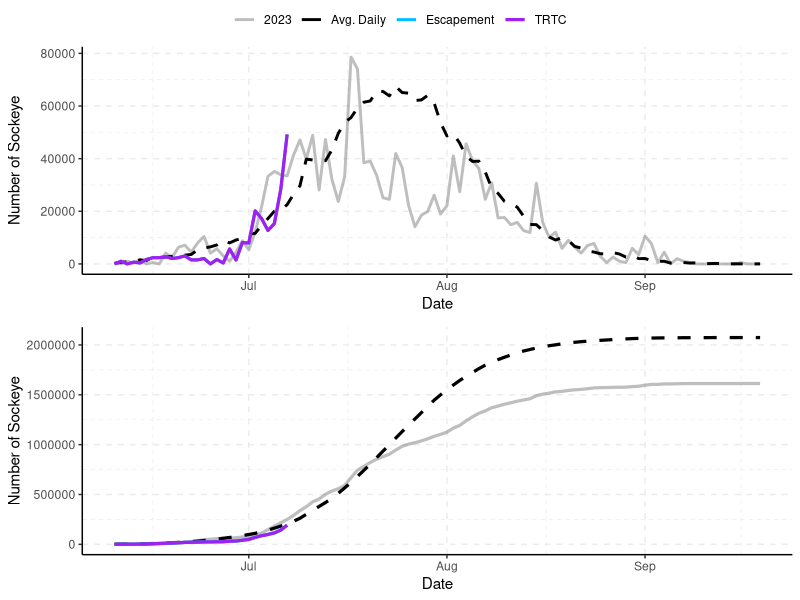
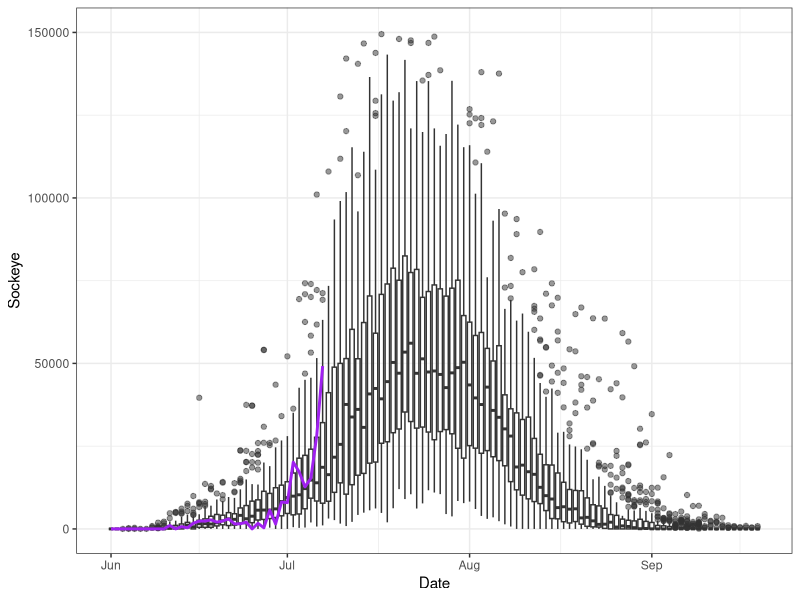
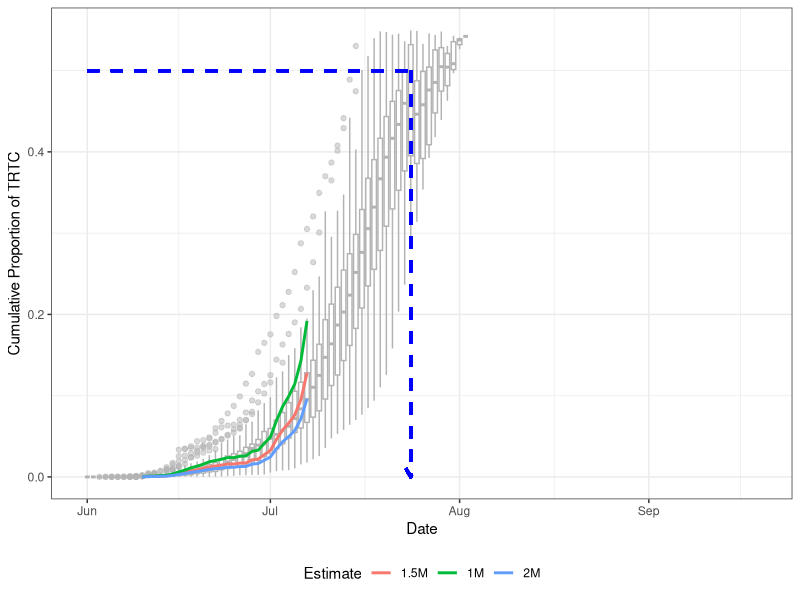
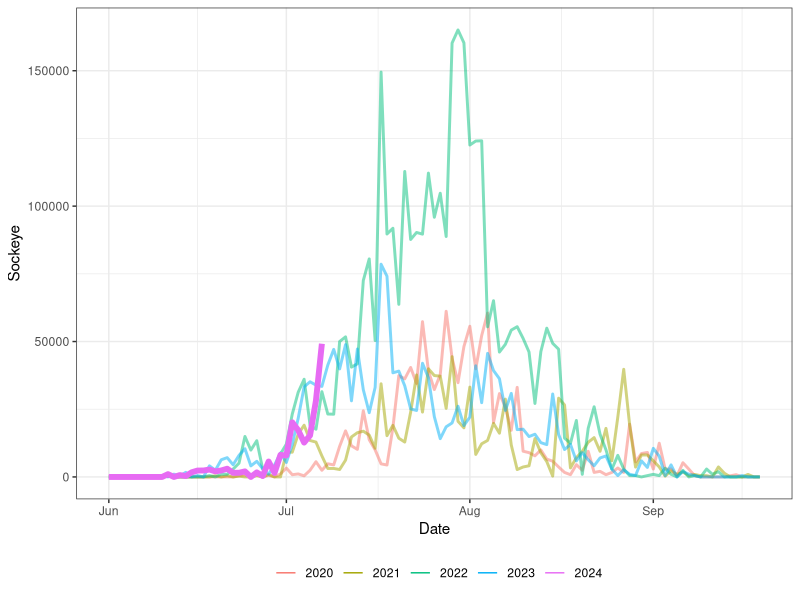
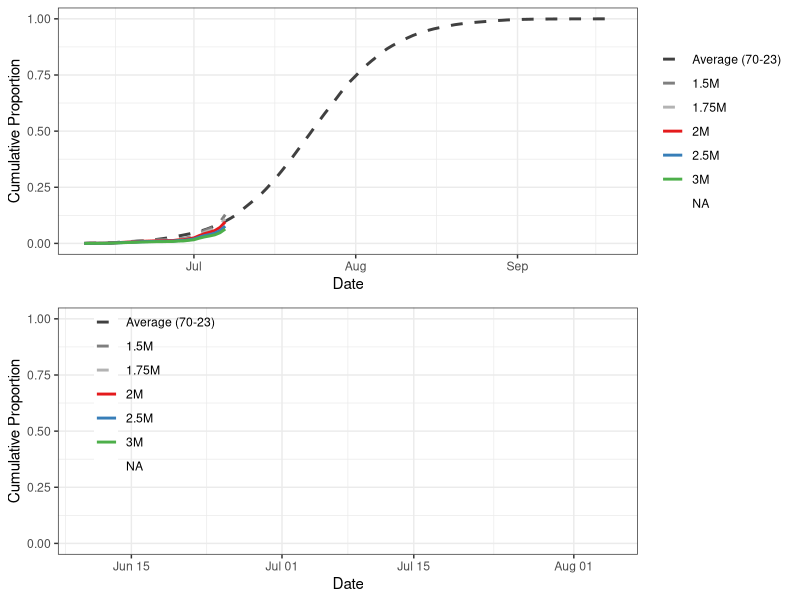
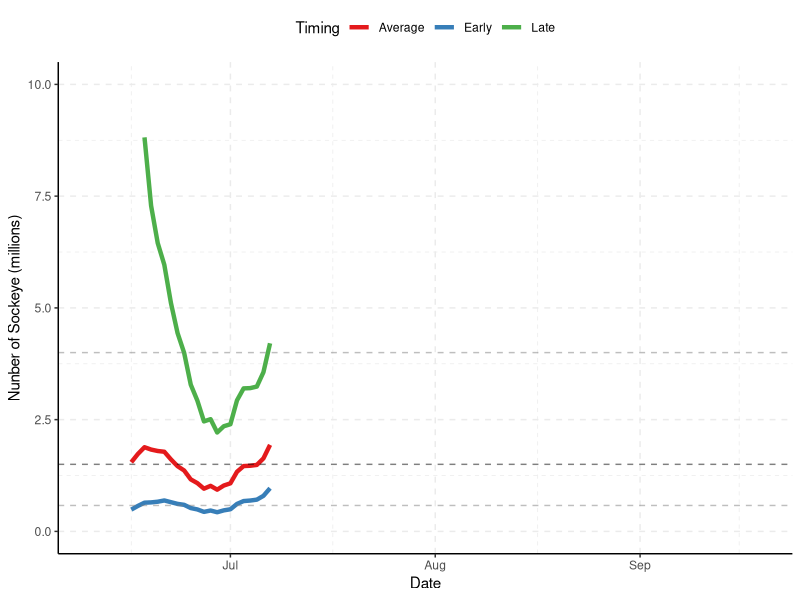
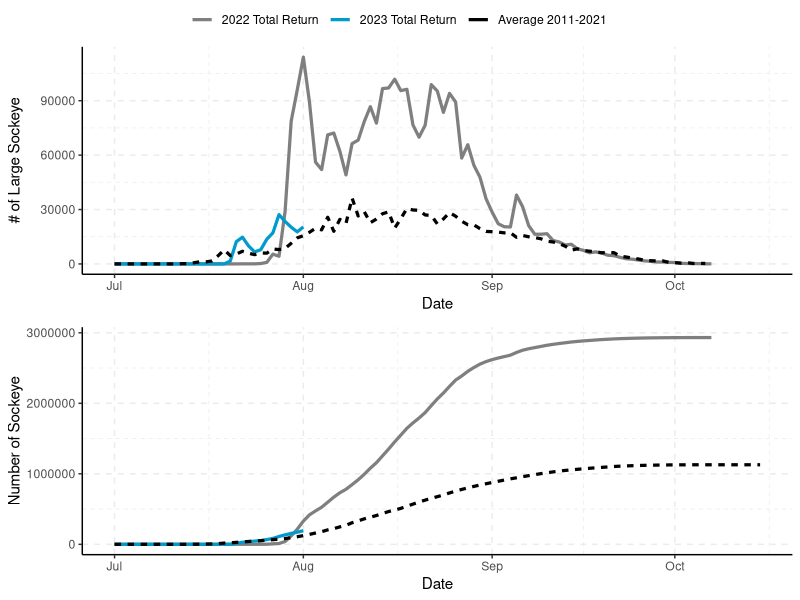
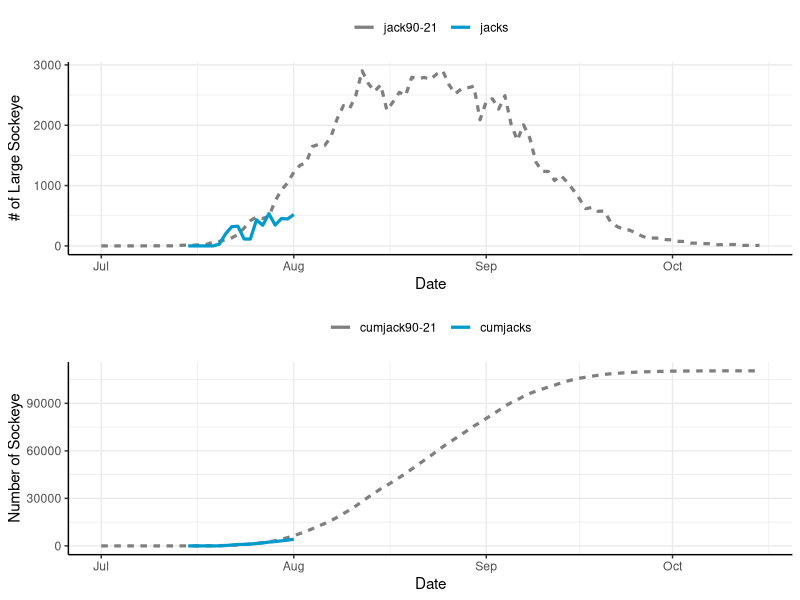

Generate these figures, in order, with R:
## ---- chunk 1
library(tidyverse)
library(data.table)
library(readxl)
library(knitr)
library(ggpubr)
library(kableExtra)

options(scipen=10000)
## ---- chunk 2
data<-read_excel("data/tyee and catch and fence in-season updates 2024.xlsx",sheet="Tyee")
data$Date<-as.Date(data$Date)
## ---- chunk 3
tyee.day<-as.Date("2024-07-07")
tyee.date<-"July 7"
fence.day<-as.Date("2024-07-07")
fence.date<-"July 7"
## ---- chunk 4
i<-match(tyee.day,data$Date)

average<-data$average[i]

e<-data$cumtyee[i]
t<-data$cumtrtc[i]
c<-data$cumcatch[i]

avgper<-round(data$Runtiming[i],3)*100
earlyper<-round(data$Runtiming[i+7],3)*100
lateper<-round(data$Runtiming[i-7],3)*100

#stat2<-data.frame(`Cumulative to Date`=c("Escapement Past Tyee","TRTC (Escapement+Catch)","Catch (preliminary"),`Number of Sockeye`=c(e,t,c))
#kable(stat2,caption=paste0("Cumulative escapement, TRTC, and catch to ",todate,"."))

stat3<-data.frame(`Cumulative to Date`=c("Escapement Past Tyee","TRTC (Escapement+Catch)","Catch (preliminary)"),`Number of Sockeye`=c(e,t,c),
                  `Run Timing`=c("Average","One week early","One week late"),`Percent Through`=c(avgper,earlyper,lateper))

kable(stat3,caption=paste0("Cumulative escapement, TRTC, and catch to ",tyee.date,"."))

## ---- chunk 5
escandtrtcdaily<-data%>%select(Date,Escapement=esctyee,TRTC=`dailytrtc`,`Avg. Daily`=`average70-23`,"2023"=esc23)%>%
  pivot_longer(2:5,values_to="Number of Sockeye",names_to="Type")%>%
  mutate(lt=case_when(Type=="Escapement"|Type=="TRTC"~"2024",
                      Type=="Avg. Daily"~"Average",
                      Type=="2023"~"2023"))

t1<-ggplot(escandtrtcdaily,aes(x=Date,y=`Number of Sockeye`,color=Type,linetype=lt,size=Type,alpha=Type))+
  geom_line()+
  scale_size_manual(values=c(1,1,1,1.1))+
  scale_alpha_manual(values=c(.5,1,1,1))+
  scale_color_manual(values=c("grey50","black","deepskyblue1","purple"))+
  scale_linetype_manual(values=c("solid","solid","dashed"))+
  theme_classic()+
  grids(linetype = "dashed")+
  theme(legend.title = element_blank(),legend.position = "top")+
  guides(linetype="none")


escandtrtccum<-data%>%select(Date,Escapement=cumtyee,TRTC=cumtrtc,`Avg. Cumulative`=`cum70-23`,"2023"=cum23)%>%
  pivot_longer(2:5,values_to="Number of Sockeye",names_to="Type")%>%
  mutate(lt=case_when(Type=="Escapement"|Type=="TRTC"~"2024",
                      Type=="Avg. Cumulative"~"Average",
                      Type=="2023"~"2023"))

t2<-ggplot(escandtrtccum,aes(x=Date,y=`Number of Sockeye`,color=Type,linetype=lt,alpha=Type))+
  geom_line(linewidth=1.1)+
  scale_linetype_manual(values=c("solid","solid","dashed"))+
  scale_size_manual(values=c(1,1,1,1.1))+
  scale_alpha_manual(values=c(.5,1,1,1))+
  scale_color_manual(values=c("grey50","black","deepskyblue1","purple"))+
  theme_classic()+
  grids(linetype = "dashed")+
  theme(legend.title = element_blank(),legend.position = "top")+
  guides(linetype="none")
## ---- chunk 6
#| label: fig-plot
#| echo: false
#| results: asis
#| message: false
#| warning: false
#| fig-cap: "Daily (top) and cumulative (bottom) estimated escapement and TRTC (escapement + adjusted catch) at the Tyee test fishery versus the 1985-2023 average."
#| fig-height: 8

ggarrange(t1,t2,align="v",ncol=1,common.legend = TRUE)

## ---- chunk 7
#| label: fig-daily-boxplot
#| echo: false
#| message: false
#| warning: false
#| fig-cap: "Daily run through Tyee (uncorrected) from 1970-2023. 2024 run is shown in purple."
#| fig-height: 5

daily<-read_excel("data/tyee and catch and fence in-season updates 2024.xlsx",sheet="tyee daily")

gg.daily<-daily%>%
  pivot_longer("1970":"2024",names_to="Year",values_to="Sockeye")%>%
  mutate(Year=as.numeric(Year))

ggplot(gg.daily,aes(x=Date,y=Sockeye,group=Date))+
  geom_boxplot(fill="white",alpha=.5)+
      geom_line(data=gg.daily%>%filter(Year==2024),aes(x=Date,y=Sockeye,group=1),color="purple",linewidth=1)+
  ylim(0,150000)+
  theme_bw()
## ---- chunk 8
#| label: fig-daily-cumulative-boxplot
#| echo: false
#| message: false
#| warning: false
#| fig-cap: "Daily cumulative proportion of the sockeye run through Tyee (uncorrected) from 1970-2023. The 2024 run estimates are shown by the coloured lines. Each line represents the proportion through based on a final season estimate shown in the legend. For example, the red line is based on a final TRTC of 1.5M, with the line showing the cumulative number of sockeye through on each date / 1.5M. Until we have the true final TRTC, we will not be able to calculate the true cumulative proportion. This is done to give an idea of run-timing and whether the pre-season forecast is likely to be close to the in-season estimate. The blue dashed line indicates the long-term average 50% through date."
#| fig-height: 5

dailycum<-read_excel("data/tyee and catch and fence in-season updates 2024.xlsx",sheet="tyee pcum")

gg.daily.pcum<-dailycum%>%select("Date":"2023")%>%
  pivot_longer("1970":"2023",names_to="Year",values_to="Sockeye")%>%
  mutate(Year=as.numeric(Year))

data2<-data.frame(date=data$Date,cumtrtc=data$cumtyee)%>%
  mutate(`1M`=cumtrtc/1000000,
         `1.5M`=cumtrtc/1500000,
         `2M`=cumtrtc/2000000)%>%
  pivot_longer(`1M`:`2M`,names_to="estimate",values_to="p")%>%
  select(-cumtrtc)


ggplot(gg.daily.pcum,aes(x=Date,y=Sockeye,group=Date))+
  geom_boxplot(fill="white",color="grey70",alpha=.5)+
    geom_line(data=data2,aes(x=as.POSIXct(date),y=p,color=estimate,group=estimate),linewidth=1,linewidth=1)+
    geom_segment(aes(x=as.POSIXct("2024-06-01"),y=.5,xend=as.POSIXct("2024-07-24"),yend=.5),color="blue",linewidth=1,linetype="dashed")+
  geom_segment(aes(x=as.POSIXct("2024-07-24"),y=.5,xend=as.POSIXct("2024-07-24"),yend=0),color="blue",arrow = arrow(length=unit(.25, 'cm')),linewidth=1,linetype="dashed")+
  #ylim(0,150000)+
    theme_bw()+
  ylim(0,.55)+
  labs(color="Estimate",y="Cumulative Proportion of TRTC")+
  theme(legend.position = "bottom")

## ---- chunk 9
#| label: fig-tyee2
#| echo: false
#| warning: false
#| message: false
#| fig-cap: "Daily run through Tyee (uncorrected) since 2020. 2024 run is shown in purple."
#| fig-height: 5

gg.daily2<-gg.daily%>%filter(Year>=2020)%>%
  mutate(per=ifelse(Year==2024,"current","past"))

ggplot(gg.daily2,aes(x=Date,y=Sockeye,color=factor(Year),linewidth=per,alpha=per))+
  geom_line()+
  scale_linewidth_manual(values=c(2,1))+
  scale_alpha_manual(values=c(1,.5))+
  theme_bw()+
  guides(alpha="none",linewidth="none")+
  labs(color="")+
  theme(legend.position = "bottom")


## ---- chunk 10
#| label: fig-cumu
#| include: false
#| echo: false
#| message: false
#| warning: false
#| fig-cap: "Cumulative estimated daily proportion of TRTC based on 1985-2021 average."
#| fig-height: 8

i<-match(tyee.day,data$Date)

early<-data$early[i]
average<-data$average[i]
late<-data$late[i]

names(data)

pcum<-data%>%select(Date,cumtrtc,"Average (70-23)"=`pcum70-23`)%>%
  mutate(`1.5M`=cumtrtc/1500000,
         `1.75M`=cumtrtc/1750000,
         `2M`=cumtrtc/2000000,
         `2.5M`=cumtrtc/2500000,
         `3M`=cumtrtc/3000000,
         "Early (70-23)"=lead(`Average (70-23)`,7),
         "Late (70-23)"=lag(`Average (70-23)`,7))%>%
  select(-cumtrtc)%>%
  pivot_longer(2:9,names_to="Type",values_to="cp")%>%
  mutate(Type=factor(Type,levels=c("Early (85-21)","Average (70-23)", "Late (85-21)"
                                   ,"1.5M","1.75M","2M","2.5M","3M")))

cols<-RColorBrewer::brewer.pal(5, "Set1")

g1<-ggplot(pcum,aes(x=Date,y=cp,color=Type,linetype=Type))+
  geom_line(size=1)+
  scale_colour_manual(values=c("grey25","grey50","grey70",cols))+
  scale_linetype_manual(values=c("dashed","dashed","dashed","solid","solid","solid","solid","solid"))+
  theme_bw()+
  labs(y="Cumulative Proportion")+
  theme(legend.title=element_blank(),legend.background = element_blank())

g2<-ggplot(pcum,aes(x=Date,y=cp,color=Type,linetype=Type))+
  geom_line(size=1)+
  scale_colour_manual(values=c("grey25","grey50","grey70",cols))+
  scale_linetype_manual(values=c("dashed","dashed","dashed","solid","solid","solid","solid","solid"))+
  theme_bw()+
  labs(y="Cumulative Proportion")+
  theme(legend.title=element_blank(),legend.position=c(.17,.65),legend.background = element_blank())+
  ylim(0,1)+
  xlim(as.Date("2023-06-10"),as.Date("2023-08-05"))

ggarrange(g1,g2,align="v",ncol=1)

## ---- chunk 11
#| label: fig-table
#| echo: false
#| results: asis

i<-match(tyee.day,data$Date)

early<-round(data$early[i],0)
average<-round(data$average[i],0)
late<-round(data$late[i],0)

stat1<-data.frame(`Run-Timing`=c("Early","Average","Late"),`Forecasted Final Run Size`=c(early,average,late))

kable(stat1,caption="Forecasted sockeye final TRTC based on 1 week early, average and 1 week late run-timing.")

## ---- chunk 12
#| label: fig-fore
#| echo: false
#| warning: false
#| fig-cap: "Forecasted final TRTC of Skeena sockeye based on the simple scalar run-timing model. The dashed horizontal lines show the median p50 value of the pre-season forecast (black), and the 90% confidence intervals (grey)."
#| fig-height: 4

tyeemodel<-data%>%select(Date,Early=early,Average=average,Late=late)%>%
  pivot_longer(2:4,values_to="Number of Sockeye",names_to="Timing")

ggplot(tyeemodel,aes(x=Date,y=`Number of Sockeye`/10^6,color=Timing))+
  geom_line(size=1.5)+
  labs(y="Nunber of Sockeye (millions)")+
  scale_color_brewer(palette="Set1")+
  theme_classic()+
  ylim(0,10)+
  geom_hline(yintercept=.580,linetype="dashed",alpha=.5,color="grey50")+
  geom_hline(yintercept=1.5,linetype="dashed",alpha=.5,color="black")+
  geom_hline(yintercept=4,linetype="dashed",alpha=.5,color="grey50")+
  grids(linetype = "dashed")+
  theme(legend.position = "top")
## ---- chunk 13
#| echo: false
#| results: asis
#| include: false

fence<-read_excel("data/tyee and catch and fence in-season updates 2023.xlsx",sheet="Babine")
fence$Date<-as.Date(fence$Date)
## ---- chunk 14
#| label: fig-table2
#| echo: false
#| results: asis
#| include: false

i<-match(fence.day,fence$Date)

totalrun<-fence$cumrun[i]
cumjacks<-fence$cumjacks[i]

stat2<-data.frame(`Babine Fence`=c("Large Sockeye","Jacks"),`Total Run`=c(totalrun,cumjacks))

kable(stat2,caption=paste0("Cumulative large sockeye and jacks to Babine River fence to ",fence.date,".")) %>% kable_styling(latex_options = "HOLD_position")

## ---- chunk 15
#| echo: false
#| warning: false
#| include: false

fencedaily<-fence%>%select(Date,`2023 Total Return`=totalrun,`2022 Total Return`=dailyTR.2022,`Average 2011-2021`=`avg11-21`)%>%
  pivot_longer(2:4,values_to="Number of Sockeye",names_to="Type")%>%
  mutate(lt=case_when(Type=="2022 Total Return"|Type=="2023 Total Return"~"Annual",
                      Type=="Average 2011-2021"~"Average"))

b1<-ggplot(fencedaily,aes(x=Date,y=`Number of Sockeye`,color=Type,linetype=lt))+
  geom_line(size=1.1)+
  scale_color_manual(values=c("grey50","deepskyblue3","black"))+
  theme_classic()+
  grids(linetype = "dashed")+
  theme(legend.title = element_blank(),legend.position = "top")+
  guides(linetype="none")+
  labs(y="# of Large Sockeye")

fencecum<-fence%>%select(Date,`2023 Total Return`=cumrun,`Average 2011-2021`=`cumavg11-21`,`2022 Total Return`=cumTR.2022)%>%
  pivot_longer(2:4,values_to="Number of Sockeye",names_to="Type")%>%
  mutate(lt=case_when(Type=="2022 Total Return"|Type=="2023 Total Return"~"Annual",
                      Type=="Average 2011-2021"~"Average"))

b2<-ggplot(fencecum,aes(x=Date,y=`Number of Sockeye`,color=Type,linetype=lt))+
  geom_line(size=1.1)+
  scale_color_manual(values=c("grey50","deepskyblue3","black"))+
  theme_classic()+
  grids(linetype = "dashed")+
  theme(legend.title = element_blank(),legend.position = "top")+
  guides(linetype="none")

## ---- chunk 16
#| label: fig-babine
#| echo: false
#| warning: false
#| fig-cap: "Top panel: Total run to Babine fence for 2023 compared to 2022 (recent highest year) and the average from 2011-2021. Bottom panel: Cumulative estimated run to the Babine fence for 2023 and the average from 2011-2021."
#| include: false
#| fig-height: 5.5

ggarrange(b1,b2,ncol=1,align="v",common.legend = TRUE)

## ---- chunk 17
#| echo: false
#| warning: false
#| include: false

fencejacks<-fence%>%select(Date,jacks=dailytotaljacks,`jack90-21`)%>%
  pivot_longer(2:3,values_to="Number of Sockeye",names_to="Type")%>%
  mutate(lt=case_when(Type=="jacks"~"Annual",
                      Type=="jack90-21"~"Average"))

j1<-ggplot(fencejacks,aes(x=Date,y=`Number of Sockeye`,color=Type,linetype=lt))+
  geom_line(size=1.1)+
  scale_color_manual(values=c("grey50","deepskyblue3","black"))+
  theme_classic()+grids()+
  theme(legend.title = element_blank(),legend.position = "top")+
  guides(linetype="none")+
  labs(y="# of Large Sockeye")

jackscum<-fence%>%select(Date,cumjacks,`cumjack90-21`)%>%
  pivot_longer(2:3,values_to="Number of Sockeye",names_to="Type")%>%
  mutate(lt=case_when(Type=="cumjacks"~"Annual",
                      Type=="cumjack90-21"~"Average"))

j2<-ggplot(jackscum,aes(x=Date,y=`Number of Sockeye`,color=Type,linetype=lt))+
  geom_line(size=1.1)+
  scale_color_manual(values=c("grey50","deepskyblue3","black"))+
  theme_classic()+grids()+
  theme(legend.title = element_blank(),legend.position = "top")+
  guides(linetype="none")

## ---- chunk 18
#| label: fig-cumu_bab
#| echo: false
#| warning: false
#| fig-cap: "Daily (top) and cumulative (bottom) estimated total run of sockeye jacks in 2023 at the Babine Fence versus the 1990-2021 average."
#| include: false
#| fig-height: 6

ggarrange(j1,j2,align="v",ncol=1)

## ---- chunk 19
#| label: fig-diff
#| echo: false
#| fig-cap: "Estimated difference in sockeye between escapement past Tyee and the Babine Fence based on 3 week migration timing, 10% non-Babine stocks, and in-river FSC and demo catch to date. The solid blue line is the escapement past Tyee, the dotted green line is the expected run at the Babine fence, the solid black line is the actual total run at the fence, and the red line is the difference between the black line and green line (fence run - expected run)."
#| include: false
#| fig-height: 6

#Explanation for figure
#This comparison aims to provide a coarse idea on the catchability at Tyee. #The red line in the figure below shows the difference between the escapement #past Tyee and the total run being counted at the Babine Fence, based on some #assumptions. These assumptions include 3 week migration timing, 10% #non-Babine stock composition and a rough estimate of in-river FSC and demo #harvest to date between Tyee and Babine. In 2023 some sockeye were missed #due to the delay from wildfire evacuations, however DFO and LBN staff #indicate that no sockeye were visible below the fence when it was evacuated, #and therefore the number of sockeye missed was probably fairly low. #Additional analysis will be required to provide an estimate of the number of #missed sockeye.

pernonbabine<-.1

ty<-data%>%select(Date, Observed.Tyee=cumtyee)
fe<-fence%>%select(Date,Actual.Fence=cumrun)

inrivercatch<-read_excel("data/tyee and catch and fence in-season updates 2023.xlsx",sheet="inriver catch")
inrivercatch$Date<-as.Date(inrivercatch$Date)

ca<-inrivercatch%>%select(Date,inriver.harvest)

comp<-merge(ty,fe,all=TRUE)%>%merge(ca,all=TRUE)%>%
  mutate(Expected.Babine=lag((1-pernonbabine)*Observed.Tyee,21),
         `Difference @ 3 Weeks`=Actual.Fence-Expected.Babine-inriver.harvest)%>%
  select(-inriver.harvest)%>%
  pivot_longer(2:5,names_to="Count",values_to="Fish")

ggplot(comp,aes(x=Date,y=Fish,color=Count,size=Count,linetype=Count))+
  geom_line()+
  theme_classic()+grids()+
  scale_colour_manual(values=c("black","red","seagreen4","blue"))+
  scale_linetype_manual(values=c("solid","solid","dashed","solid"))+
  scale_size_manual(values=c(2,1,1,1.5))+
  theme(legend.position="top")+
  labs(y="Number of Large Sockeye")+
  ylim(-250000,1500000)

## ---- chunk 20
#| echo: false
#| warning: false
#| include: false

hcr<-data.frame(TRTC=c(0,1050000,2000000,4000000,5000000),
                HR=c(0,0,.2,.4,.4))

p1<-ggplot(hcr,aes(x=TRTC/10^6,y=HR))+
  geom_line(size=1.1)+
  geom_vline(xintercept=average/10^6,linetype="dashed",col="#E41A1C")+
  geom_vline(xintercept=late/10^6,linetype="dashed",col="#4DAF4A")+
  geom_vline(xintercept=early/10^6,linetype="dashed",col="#377EB8")+
  theme_bw()+
  ylim(0,1)+
  labs(y="Canadian Harvest Rate",x="Skeena sockeye return to Canada (millions)")

data<-data%>%rowwise()%>%mutate("TAC-average"=case_when(average<1050000~0,
                          average>=1050000&average<2000000~((average-1050000)/(2000000-1050000)*(.2-.0)+0)*average,
                          average>=2000000&average<4000000~((average-2000000)/(4000000-2000000)*(.4-.2)+.2)*average,
                          average>=4000000~.4*average),
                          "TAC-late"=case_when(late<1050000~0,
                          late>=1050000&late<2000000~((late-1050000)/(2000000-1050000)*(.2-.0)+0)*late,
                          late>=2000000&late<4000000~((late-2000000)/(4000000-2000000)*(.4-.2)+.2)*late,
                          late>=4000000~.4*late),
                          "TAC-early"=case_when(early<1050000~0,
                          early>=1050000&early<2000000~((early-1050000)/(2000000-1050000)*(.2-.0)+0)*early,
                          early>=2000000&early<4000000~((early-2000000)/(4000000-2000000)*(.4-.2)+.2)*early,
                          early>=4000000~.4*early))

ggcatch<-data%>%select(Date,`Cumulative Catch 2023`=cumcatch,
                       `TAC-average`,`TAC-early`,`TAC-late`)%>%
  pivot_longer(2:5,names_to="Catch Type",values_to="Catch")%>%
  filter(Date>"2023-07-01"&Date<"2023-08-15")


p2<-ggplot(ggcatch,aes(x=Date,y=Catch,color=`Catch Type`,size=`Catch Type`,linetype=`Catch Type`))+
  geom_line(size=1.1)+
  scale_color_manual(values=c("black","#E41A1C","#377EB8","#4DAF4A"))+
  scale_size_manual(values=c(2,1,1,1))+
  scale_linetype_manual(values=c("solid","dashed","dashed","dashed"))+
  theme_bw()+
  labs(y="Number of Sockeye")+
  theme(legend.position="top")

catch<-data%>%select(Date,Gillnet=gncatch,Seine=sncatch)%>%
  pivot_longer(2:3,names_to="Gear",values_to="Catch")%>%
    filter(Date>"2023-07-01"&Date<"2023-08-15")

p3<-ggplot(catch,aes(x=Date,y=Catch,fill=Gear))+
  geom_col()+
  scale_fill_brewer(palette="Set1")+
  theme_bw()+
  theme(legend.position="top")

cpue<-data%>%select(Date,gncatch,sncatch,gneffort,sneffort)%>%
  mutate(Gillnet=gncatch/gneffort,Seine=sncatch/sneffort)%>%
  select(Date,Gillnet,Seine)%>%
  pivot_longer(2:3,names_to="Gear",values_to="CPUE")%>%
  filter(Date>"2023-07-01"&Date<"2023-08-15")

p4<-ggplot(cpue,aes(x=Date,y=CPUE,color=Gear))+
  geom_line()+geom_point()+
  scale_color_brewer(palette="Set1")+
  theme_bw()+
  theme(legend.position = "top")+
  labs(y="Sockeye CPUE")+
  expand_limits(y=0)

## ---- chunk 21
#| label: kitwanga
#| echo: false
#| warning: false
#| include: false
## ---- chunk 22
#| label: fig-skeena
#| echo: false
#| warning: false
#| fig-cap: "Top panel: The Skeena sockeye harvest control rule based on TRTC. Bottom panel: Cumulative Area 4 gillnet and seine sockeye catch versus daily estimates of TAC based on early (blue), average (red), and late (green) run-timing from the in-season TRTC model."
#| include: false
#| fig-height: 6

ggarrange(p1,p2,ncol=1,align="v")

## ---- chunk 23
#| label: fig-gill
#| echo: false
#| warning: false
#| fig-cap: "Top panel: Area 4 gillnet and seine sockeye catch. Bottom panel: CPUE of gillnet and seine based on daily catch/daily effort. Note that some values are preliminary."
#| include: false
#| fig-height: 6

ggarrange(p3,p4,ncol=1,align="v")
## ---- chunk 24
#| label: fig-demo
#| echo: false
#| warning: false
#| fig-cap: "Catches of sockeye in First Nations Area 4 demo fisheries."
#| include: false
#| fig-height: 4

demo.data<-read_excel("data/tyee and catch and fence in-season updates 2023.xlsx",sheet="demo catches")
demo.data$date<-as.Date(demo.data$date)

demo.totals<-demo.data%>%group_by(Nation=nation)%>%summarise("Total Demo Sockeye Catch"=sum(pieces))

total.demo.catch=sum(demo.totals$`Total Demo Sockeye Catch`)

total.row<-tibble(Nation="Total","Total Demo Sockeye Catch"=total.demo.catch)

demo.table<-rbind(demo.totals,total.row)

kable(demo.table,caption="Total Area 4 First Nations demo catches of sockeye.")%>%
  row_spec(3,hline_after=T) %>% kable_styling(latex_options = "HOLD_position")

ggplot(demo.data,aes(x=date,y=pieces,fill=nation))+
  geom_col()+
  labs(y="Number of Sockeye",x="Date",fill="Nation")+
  theme_bw()+
  xlim(c(as.Date("2023-07-01"),as.Date("2023-09-01")))


## ---- chunk 25
#| label: fig-other
#| echo: false
#| message: false
#| warning: false
#| fig-cap: "Number of other species caught and released (coho, chinook, chum and steelhead), or kept (pinks)."
#| include: false
#| fig-height: 7

othercatch<-read_excel("data/tyee and catch and fence in-season updates 2023.xlsx",sheet="gncatch")

#oc2<-othercatch%>%pivot_longer(4:10,names_to="Species",values_to="Catch")%>%
#  mutate(cpue=Catch/effort)%>%
#  filter(Date>as.Date("2023-07-05")&Date<as.Date("2023-08-10"))%>%
#  mutate(type=ifelse(Species%in%c("Chinook (Released)","Chum (Released)","Steelhead (Released)","Coho (Released)"),"Released","Kept"))%>%
#  mutate(sp=case_when(Species=="Chinook (Released)"~"Chinook",
#                      Species=="Coho (Released)"~"Coho",
#                      Species=="Pink (Kept)"~"Pink Kept",
#                      Species=="Pink (Released)"~"Pink Rel",
#                      Species=="Chum (Released)"~"Chum",
#                      Species=="Steelhead (Released)"~"Steelhead",
#                      Species=="Sockeye (Kept)"~"Sockeye"))

oc2<-othercatch%>%pivot_longer(4:10,names_to="Species",values_to="Catch")%>%
  mutate(cpue=Catch/effort)%>%
  filter(Date>as.Date("2023-07-05")&Date<as.Date("2023-08-10"))%>%
  mutate(type=ifelse(Species%in%c("Chinook (Released)","Chum (Released)","Steelhead (Released)","Coho (Released)"),"Released","Kept"))%>%
  mutate(sp=case_when(Species=="Chinook (Released)"~"Chinook",
                      Species=="Coho (Released)"~"Coho",
                      Species=="Pink (Kept)"~"Pink",
                      Species=="Pink (Released)"~"Pink",
                      Species=="Chum (Released)"~"Chum",
                      Species=="Steelhead (Released)"~"Steelhead",
                      Species=="Sockeye (Kept)"~"Sockeye"),
         dis=case_when(Species=="Chinook (Released)"~"Released",
                      Species=="Coho (Released)"~"Released",
                      Species=="Pink (Kept)"~"Kept",
                      Species=="Pink (Released)"~"Released",
                      Species=="Chum (Released)"~"Released",
                      Species=="Steelhead (Released)"~"Released",
                      Species=="Sockeye (Kept)"~"Kept"))

#ggplot(oc2,aes(x=Date,y=Catch,color=gear))+
#  geom_line()+geom_point()+
#  theme_classic()+
#  grids()+
#  facet_wrap(~Species,ncol=2,scales="free_y")+
#  theme(legend.position="top")+
#  expand_limits(y=0)

ggplot(oc2,aes(x=Date,y=Catch,color=gear))+
  geom_line()+geom_point()+
  theme_bw()+
  grids()+
  #facet_wrap(~Species,ncol=2,scales="free_y")+
  facet_grid(sp~dis,scales="free_y")+
  theme(legend.position="top")+
  expand_limits(y=0)

## ---- chunk 26
#| label: fig-other_cpue
#| echo: false
#| message: false
#| warning: false
#| fig-cap: "CPUE of other species caught and released (coho, chinook, chum and steelhead), or kept (pinks) by gillnets."
#| include: false
#| fig-height: 7

gncpue<-oc2%>%filter(gear=="gillnet")

ggplot(gncpue,aes(x=Date,y=cpue))+
  geom_line()+geom_point()+
  theme_bw()+
  grids()+
  #facet_wrap(~Species,ncol=2,scales="free_y")+
  facet_grid(sp~dis,scales="free_y")+
  theme(legend.position="top")
## ---- chunk 27
#| label: fig-seine
#| echo: false
#| message: false
#| warning: false
#| fig-cap: "CPUE of other species caught and released (coho, chinook, chum and steelhead), or kept (pinks) by seines."
#| include: false
#| fig-height: 7

sncpue<-oc2%>%filter(gear=="seine")

ggplot(sncpue,aes(x=Date,y=cpue))+
  geom_line()+geom_point()+
  theme_bw()+
  grids()+
  #facet_wrap(~Species,ncol=2,scales="free_y")+
  facet_grid(sp~dis,scales="free_y")+
  theme(legend.position="top")
## ---- chunk 28
#| label: fig-area4
#| echo: false
#| message: false
#| warning: false
#| fig-cap: "Total catch of other species caught and kept or released (coho, pinks, chinook, chum and steelhead) by gillnets and seines in the marine Area 4 commercial fishery."
#| include: false
#| fig-height: 6

oc.total<-oc2%>%group_by(gear,Species=sp,dis)%>%summarise(total=sum(Catch,na.rm=TRUE))

oc.table<-oc.total%>%pivot_wider(names_from=c("gear","dis"),values_from="total")%>%replace(is.na(.),0)

kable(oc.table,caption=paste0("Total catch of coho, chum, chinook, pink and steelhead in the commercial gillent and seine fisheries to ",tyee.date,"."))

ggplot(oc.total,aes(x=Species,y=total,fill=gear))+
  geom_col()+
  scale_color_brewer(palette="Set1")+
  #geom_text(aes(label=total),vjust=-.3,color="black")+
  facet_wrap(~dis,ncol=1,scales="free_y")+
  theme_bw()+
  labs(y="Total Catch",x="Species")+
  scale_y_continuous(expand=c(.1,0))+
  theme(strip.background = element_blank())

## ---- chunk 29
#| echo: false
#| include: false
#| warning: false
#| message: false

rt<-read_excel("data/rt karl.xlsx",sheet="Sheet1")

n=10000

rtm<-data.frame()

for (i in 1:nrow(rt)){
  u<-rt$MeanJulian[i]
  sd<-rt$SD[i]
  
  g<-data.frame(stock=rt$Stock[i],dev=rnorm(n,rt$MeanJulian[i],rt$SD[i]))
  rtm<-rbind(rtm,g)
  
}

#as.numeric(format(as.Date("2022-08-07"), "%j"))

days<-format(seq(as.Date("2022-06-01"),as.Date("2022-09-15"),10),"%b-%d")

rtm2<-rtm%>%filter(dev>=152&dev<=258)%>%group_by(stock)%>%mutate(u=mean(dev))

## ---- chunk 30
#| label: fig-boxp
#| echo: false
#| fig-cap: "Boxplots of stock specific run-timing through Tyee. Based on 2000-2014 data provided by Karl English from updated NBRR work. The filled area of the box represents 50% of the run."
#| warning: false
#| message: false
#| fig-height: 8

ggplot(rtm2,aes(x=dev,y=reorder(stock,dev,FUN=median),fill=stock))+
  geom_boxplot()+
  theme_classic()+grids()+
  scale_y_discrete(limits=rev)+
  guides(fill="none")+
  labs(y="Stock",x="Date",title="Stock run-timing at Tyee based on 2000-2014 GSI",subtitle="NBRR data provided by Karl English July 2022")+
 scale_x_continuous(breaks=seq(152,258,10),labels=days)+
  theme(axis.text.x = element_text(angle=90))

## ---- chunk 31
#| label: fig-hist
#| echo: false
#| fig-cap: "Histograms of stock specific run-timing through Tyee. Based on 2000-2014 data provided by Karl English from updated NBRR work."
#| warning: false
#| message: false
#| fig-height: 8

ggplot(rtm2,aes(x=dev))+
  geom_histogram(aes(fill=stock),binwidth = 5,alpha=.3)+
  facet_grid(reorder(stock,dev,FUN=median)~.,scales="free_y",switch="y")+
  theme_classic()+grids()+
  theme(strip.text.y.left = element_text(angle=0,size=8),
        strip.placement="outside",
        axis.text.y=element_blank(),
        axis.ticks.y=element_blank(),
        strip.background = element_blank(),
        axis.text.x = element_text(angle=90))+
  labs(y="Stock",x="Date",title="Stock run-timing at Tyee based on 2000-2014 GSI",subtitle="NBRR data provided by Karl English July 2022")+
  geom_vline(aes(xintercept=u,color=stock), size=1,alpha=.5)+
  scale_x_continuous(breaks=seq(152,258,10),labels=days)+
  guides(fill="none",color="none")+
  annotate("rect", xmin = 196, xmax = 219, ymin = 0, ymax = Inf,alpha = .2)
  
## ---- chunk 32
#| label: fig-dens
#| echo: false
#| fig-cap: "Density plot of stock specific run-timing through Tyee. Based on 2000-2014 data provided by Karl English from updated NBRR work."
#| warning: false
#| message: false
#| fig-height: 8

ggplot(rtm2,aes(x=dev),color=stock)+
  geom_density(aes(fill=stock),alpha=.3)+
  #scale_fill_brewer(palette="Set1")+
  facet_wrap(~reorder(stock,dev,FUN=median),scales="free_y",ncol=1,strip.position="left")+
  theme_classic()+grids()+
   theme(strip.text.y.left = element_text(angle=0,size=8),
        strip.placement="outside",
        axis.text.y=element_blank(),
        axis.ticks.y=element_blank(),
        axis.ticks.x=element_blank(),
        strip.background = element_blank(),
        axis.text.x = element_text(angle=90),
        plot.caption.position="plot",
        plot.caption=element_text(hjust=.5))+
  geom_vline(aes(xintercept=u,color=stock), size=1,alpha=.5)+
  labs(y="Stock",x="Date",caption="Stock run-timing at Tyee based on average run-timing (2000-2014) plus 3 weeks.\nVertical lines show the mean for each stock, with the 2022 harvest window\nshown by the grey shaded box.\nData from Karl English from NBRR update provided July 2022.")+
  scale_x_continuous(breaks=seq(152,258,10),labels=days)+
  guides(fill="none",color="none")+
   annotate("rect", xmin = 196, xmax = 219, ymin = 0, ymax = Inf,alpha = .2)

#ggsave("Tyee stock run timing.png",dpi=600,height=8,width=7)
## ---- chunk 33
#| include: false

babrt<-rtm%>%filter(stock%in%c("Babine W Early","Babine W Middle","Babine W Late","Babine Pinkut","Babine Fulton"))%>%
  mutate(fencert=dev+21)

days<-format(seq(as.Date("2022-07-01"),as.Date("2022-10-07"),7),"%b-%d")
as.numeric(format(as.Date("2022-10-07"), "%j"))

babrt2<-babrt%>%filter(fencert>=182&fencert<=280)%>%group_by(stock)%>%mutate(med=mean(fencert))

babmed<-babrt%>%group_by(stock)%>%summarise(u=mean(fencert))

ggplot(babrt2,aes(x=fencert))+
  geom_density(aes(fill=stock),alpha=.3)+
  scale_fill_brewer(palette="Set1")+
  facet_wrap(~reorder(stock,dev,FUN=median),scales="free_y",ncol=1,strip.position="left")+
  theme_classic()+grids()+
  theme(strip.text.y.left = element_text(angle=0,size=8),
        strip.placement="outside",
        axis.text.y=element_blank(),
        axis.ticks.y=element_blank(),
        axis.ticks.x=element_blank(),
        strip.background = element_blank(),
        axis.text.x = element_text(angle=90),
        plot.caption.position="plot",
        plot.caption=element_text(hjust=0))+
  geom_vline(aes(xintercept =med,color=stock), size=1,alpha=.5)+
  scale_color_brewer(palette="Set1")+
  labs(y="Stock",x="Date",
  caption="Stock run-timing at Babine fence based on average Tyee run-timing (2000-2014) plus 3 weeks.\nData from Karl English from NBRR update provied July 2022.")+
  scale_x_continuous(breaks=seq(182,280,7),labels=days)+
  guides(fill="none",color="none")

#ggsave("Babine run timing for Donna.png",dpi=600,height=8,width=7)
